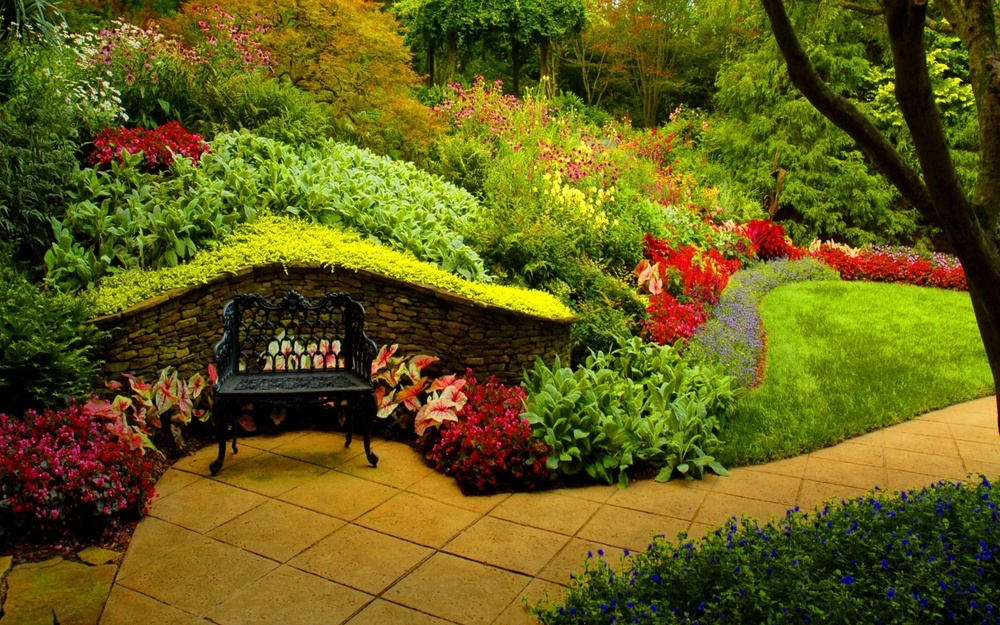
#> input picture image1.jpg, 1000 x 625 px, shrunk from 1920 x 1200 before the run
$ jupyter execute '5. Transformations - Translations and Rotations.ipynb'
#> lines starting #> are read from the running program, lines starting #| are printed output that depends on the picture
# **Transformations - Translations and Rotations**

1. Perform Image Translations
2. Rotations with getRotationMatrix2D
3. Rotations with Transpose
4. Flipping Images

[cell 1]
# Our Setup, Import Libaries, Create our Imshow Function and Download our Images
import cv2
import numpy as np
from matplotlib import pyplot as plt

# Define our imshow function
def imshow(title = "Image", image = None, size = 10):
    w, h = image.shape[0], image.shape[1]
    aspect_ratio = w/h
    plt.figure(figsize=(size * aspect_ratio,size))
    plt.imshow(cv2.cvtColor(image, cv2.COLOR_BGR2RGB))
    plt.title(title)
    plt.show()

### **Translations**

This an affine transform that simply shifts the position of an image. (left or right).

We use cv2.warpAffine to implement these transformations.

```cv2.warpAffine(image, T, (width, height))```

[cell 2]
# Load our image
image = cv2.imread('image1.jpg')
#> image is the input picture: shape (625, 1000, 3); mean B, G, R 22.4, 92.4, 98.8
imshow("Original", image)

# Store height and width of the image
height, width = image.shape[:2]
#> height = 625; width = 1000

# We shift it by quarter of the height and width
quarter_height, quarter_width = height/4, width/4
#> quarter_height = 156.2; quarter_width = 250

# Our Translation
#       | 1 0 Tx |
#  T  = | 0 1 Ty |

# T is our translation matrix
T = np.float32([[1, 0, quarter_width], [0, 1,quarter_height]])
#> T = [[1, 0, 250], [0, 1, 156.2]]

# We use warpAffine to transform the image using the matrix, T
img_translation = cv2.warpAffine(image, T, (width, height))
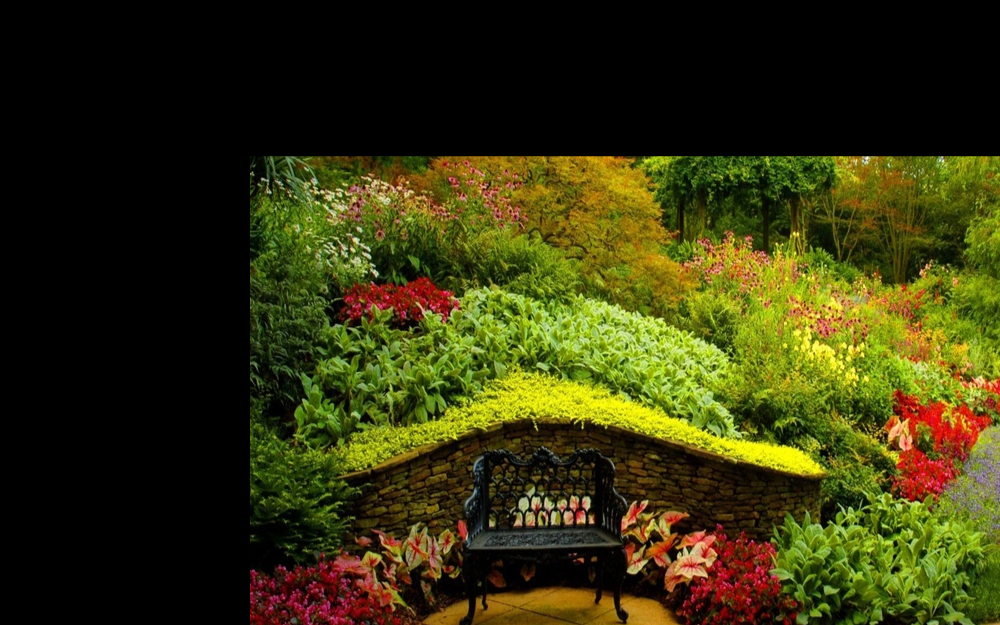
#> img_translation: shape (625, 1000, 3); mean B, G, R 12.6, 52.1, 53.7
imshow("Translated", img_translation)

[cell 3]
# What does T look like
print(T)
#| [[  1.     0.   250.  ]
#|  [  0.     1.   156.25]]

print(height, width )
#| 625 1000

### **Rotations**

[cell 4]
# Load our image
image = cv2.imread('image1.jpg')
height, width = image.shape[:2]

# Divide by two to rototate the image around its centre
rotation_matrix = cv2.getRotationMatrix2D((width/2, height/2), 90, 1)

# Input our image, the rotation matrix and our desired final width and height
rotated_image = cv2.warpAffine(image, rotation_matrix, (width, height))
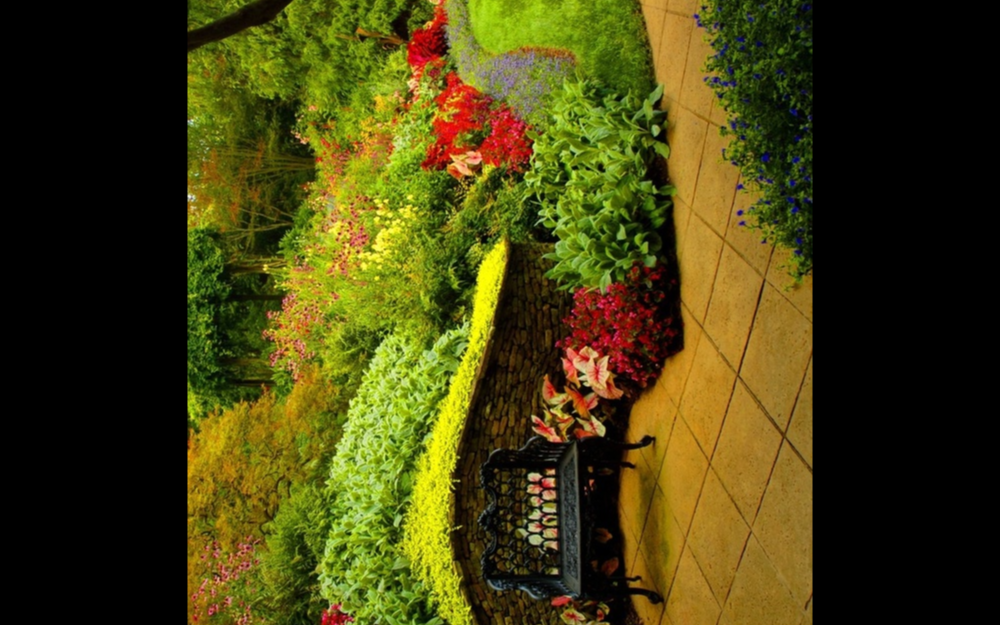
#> rotated_image: shape (625, 1000, 3); mean B, G, R 15.2, 63.8, 69
imshow("Rotated 90 degrees with scale = 1", rotated_image)

[cell 5]
# Divide by two to rototate the image around its centre
rotation_matrix = cv2.getRotationMatrix2D((width/2, height/2), 90, 0.5)
print(rotation_matrix)
#| [[ 3.061617e-17  5.000000e-01  3.437500e+02]
#|  [-5.000000e-01  3.061617e-17  5.625000e+02]]
# Input our image, the rotation matrix and our desired final width and height
rotated_image = cv2.warpAffine(image, rotation_matrix, (width, height))
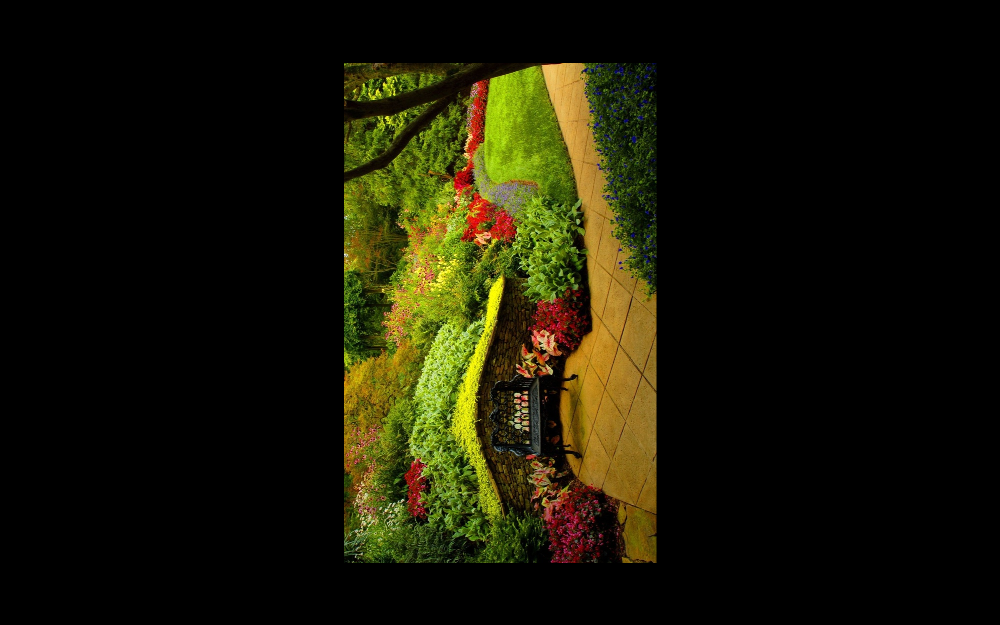
#> rotated_image: shape (625, 1000, 3); mean B, G, R 5.6, 23.2, 24.8
imshow("Rotated 90 degrees with scale = 0.5", rotated_image)

Notice all the black space surrounding the image.

We could now crop the image as we can calculate it's new size (we haven't learned cropping yet!).

### **Rotations with cv2.transpose** (less flexible)

[cell 6]
rotated_image = cv2.transpose(image)
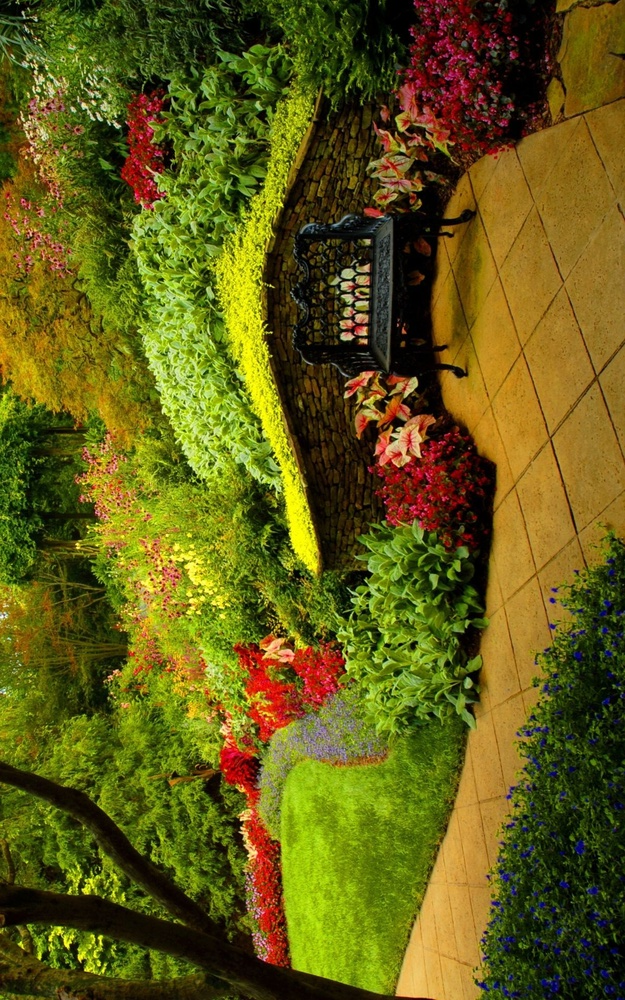
#> rotated_image: shape (1000, 625, 3); mean B, G, R 22.4, 92.4, 98.8
imshow("Original", image)
imshow("Rotated using Transpose", rotated_image)

[cell 7]
rotated_image = cv2.transpose(image)
rotated_image = cv2.transpose(rotated_image)

imshow("Rotated using Transpose", rotated_image)

[cell 8]
# Let's now to a horizontal flip.
flipped = cv2.flip(image, 1)
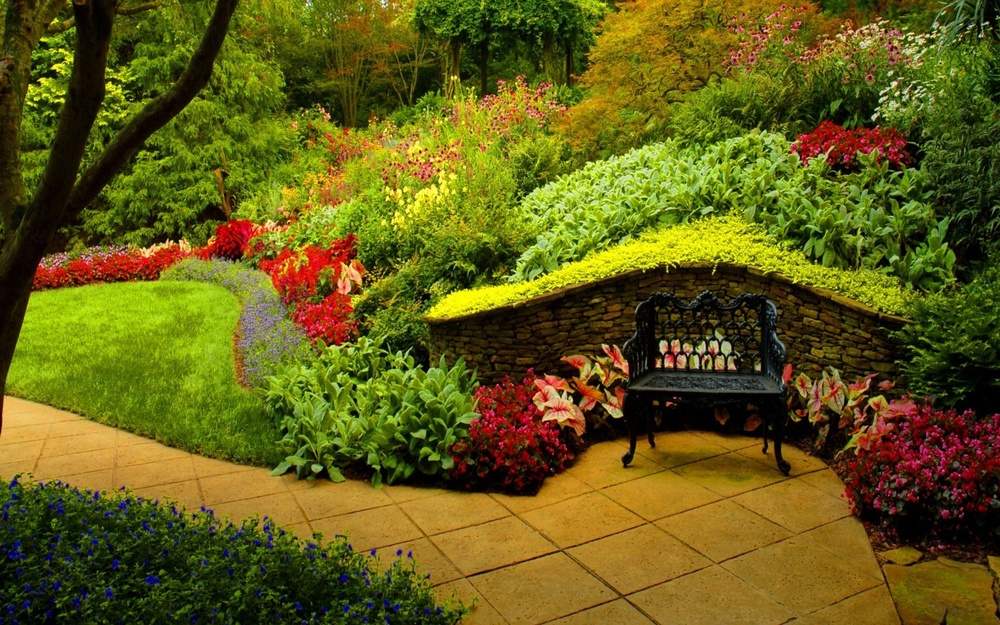
#> flipped: shape (625, 1000, 3); mean B, G, R 22.4, 92.4, 98.8
imshow("Horizontal Flip", flipped)

$ run again, with image2.jpg copied over image1.jpg
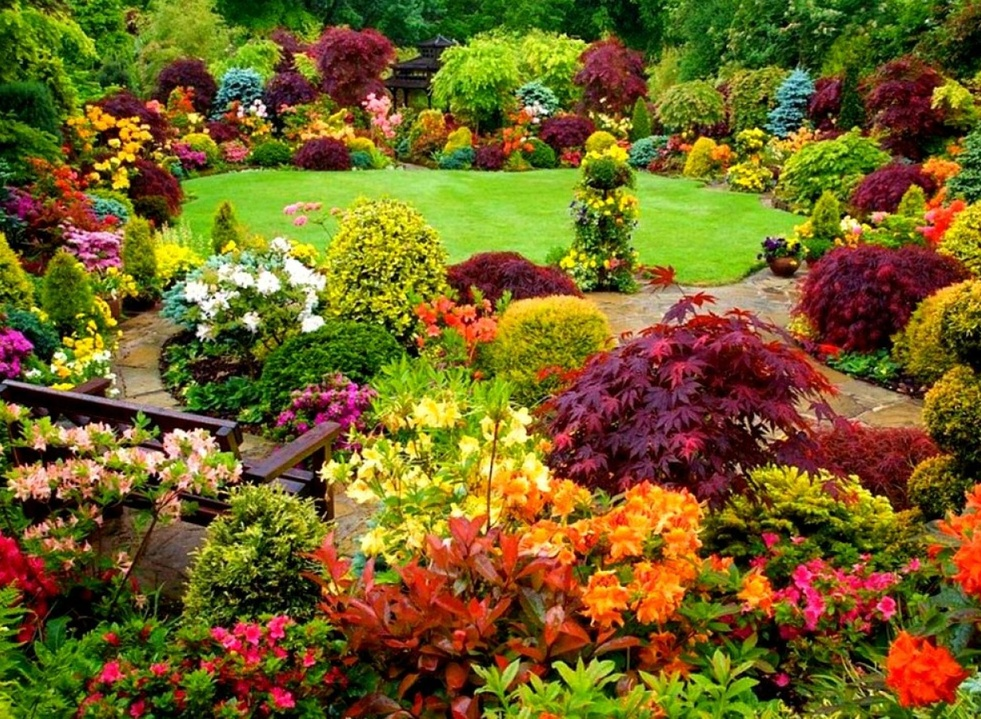
#> input picture image2.jpg, 981 x 719 px, shrunk from 1920 x 1408 before the run
#> image is the input picture: shape (719, 981, 3); mean B, G, R 35.6, 97.7, 114.3
#| [[  1.     0.   245.25]
#|  [  0.     1.   179.75]]
#| 719 981
#| [[ 3.061617e-17  5.000000e-01  3.107500e+02]
#|  [-5.000000e-01  3.061617e-17  6.047500e+02]]
#> `rotated_image = cv2.transpose(image)`:
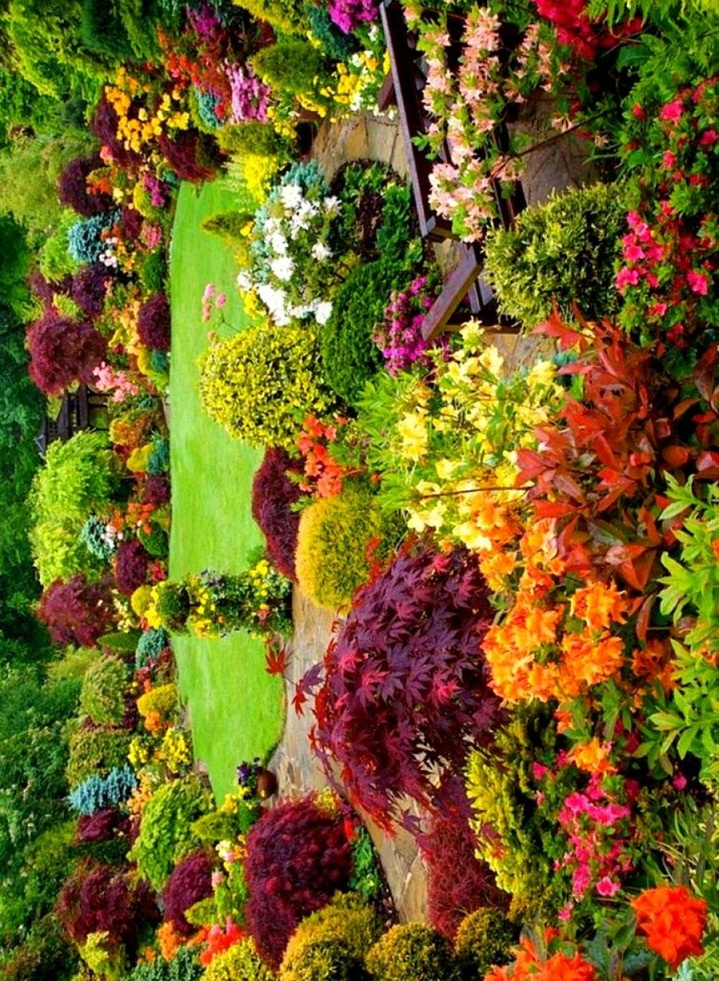
#> rotated_image: shape (981, 719, 3); mean B, G, R 35.6, 97.7, 114.3
#> `flipped = cv2.flip(image, 1)`:
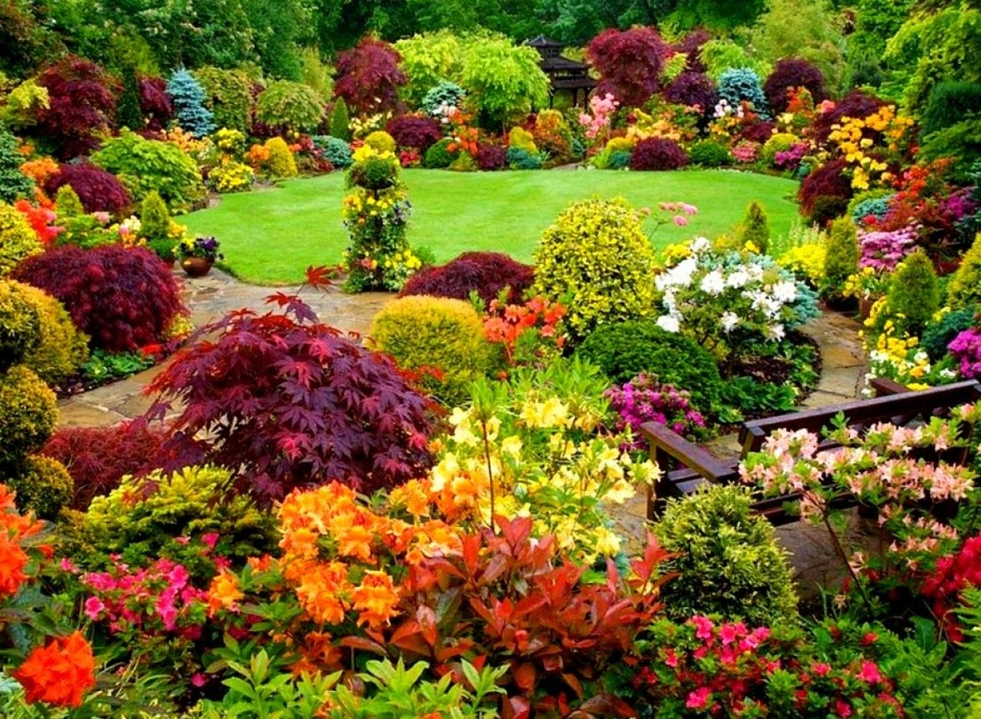
#> flipped: shape (719, 981, 3); mean B, G, R 35.6, 97.7, 114.3
